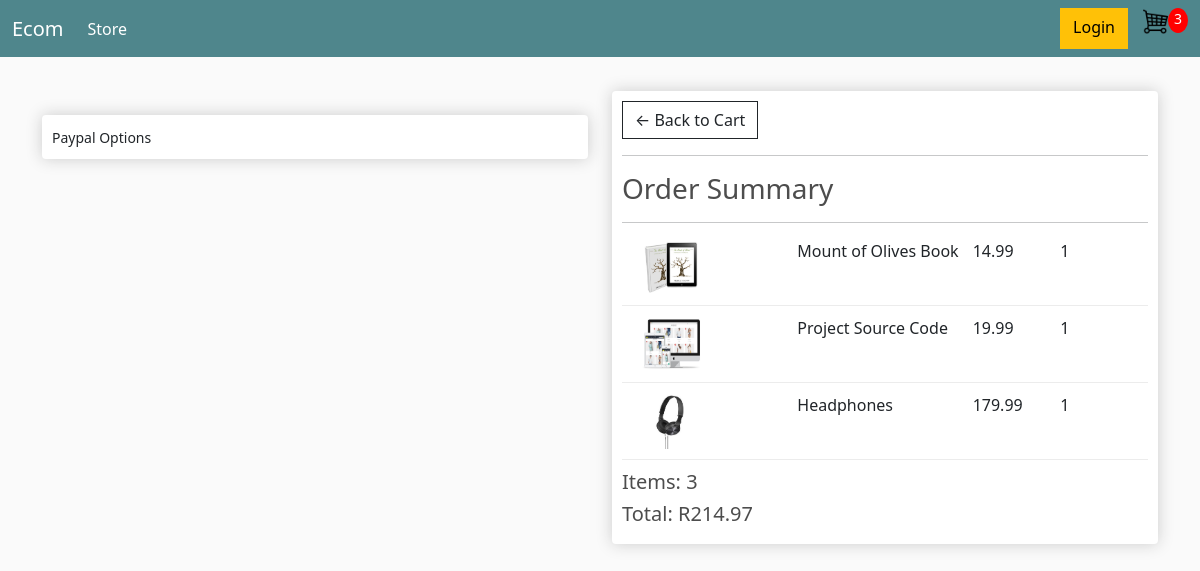
/checkout/ (signed in), run on an earlier commit of the app's database.
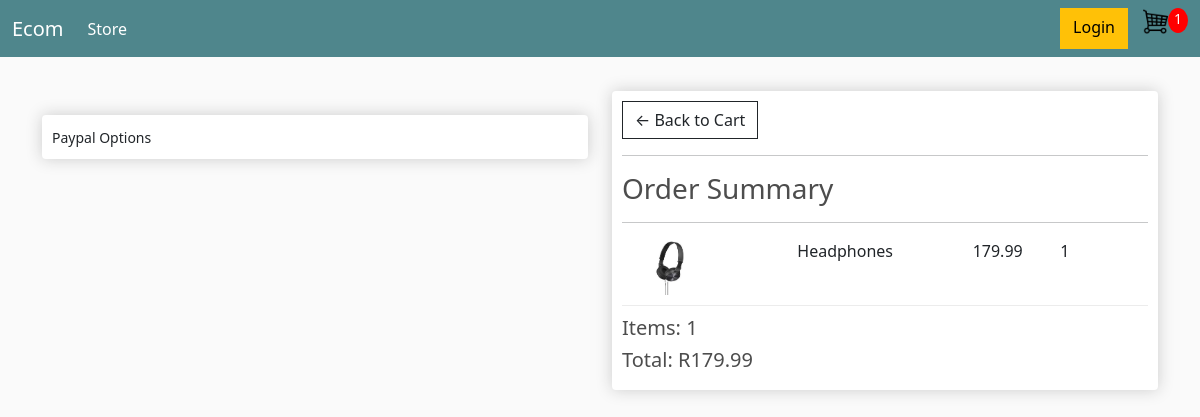
And on a later commit of the database.
### store/models.py (models this page shows, shortened)
class OrderItem(models.Model):
  product = models.ForeignKey(Product, on_delete=models.SET_NULL, blank=True, null=True)
  order = models.ForeignKey(Order, on_delete=models.SET_NULL, blank=True, null=True)
  quantity = models.IntegerField(default=0, null=True, blank=True)
  date_added = models.DateTimeField(auto_now_add=True)
  @property
  def get_total(self):
    total = self.product.price * self.quantity
    return total

class Product(models.Model):
  name = models.CharField(max_length=255, null=True)
  price = models.DecimalField(max_digits=10, decimal_places=2)
  digital = models.BooleanField(default=False, null=True, blank=True)
  image = models.ImageField(null=True, blank=True)
  @property
  def imageUrl(self):
    imageUrl = self.image.url
    try:
      url = imageUrl
    except:
      url = ''
    return url

class Order(models.Model):
  customer = models.ForeignKey(Customer, on_delete=models.SET_NULL, null=True, blank=True)
  date_ordered = models.DateTimeField(auto_now_add=True)
  complete = models.BooleanField(default=False, null=True, blank=False)
  transaction_id = models.CharField(max_length=100, null=True)
  @property
  def shipping(self):
    shipping = False
    orderitems = self.orderitem_set.all()
    for i in orderitems:
      if i.product.digital == False:
        shipping == True
    return shipping
  @property
  def get_cart_total(self):
    orderitems: OrderItem = self.orderitem_set.all()
    total = sum([item.get_total for item in orderitems])
    return total
  @property
  def get_cart_items(self):
    orderitems = self.orderitem_set.all()
    total = sum([item.quantity for item in orderitems])
    return total

### store/views.py (the view)
# urls.py: path('checkout/', views.checkout, name='checkout'),
def checkout(request):
  data = cartData(request)
  items = data['items']
  order = data['order']
  cartItems = data['cartItems']
  context ={'items': items, 'order': order, 'cartItems': cartItems}
  return render(request, 'store/checkout.html', context)

### store/utils.py (called while the page is built)
def cartData(request):
  if request.user.is_authenticated:
    customer = request.user.customer
    order, created = Order.objects.get_or_create(customer=customer, complete=False)
    items = order.orderitem_set.all()
    cartItems = order.get_cart_items
  else:
    cookieData = cookieCart(request)
    cartItems = cookieData['cartItems']
    order = cookieData['order']
    items = cookieData['items']
  return {'cartItems': cartItems, 'order': order, 'items': items}

### store/templates/store/checkout.html (shortened to what this page needs)
{% extends 'store/main.html' %}
{% load static %}
{% block content %}
<div class="row">
  <div class="col-lg-6">
    <br>
    <div class="box-element hidden" id="payment-info">
      <small>Paypal Options</small>
    </div>
  </div>
  <div class="col-lg-6">
    <div class="box-element">
      <a class="btn btn-outline-dark" href="{% url 'cart' %}">&#x2190; Back to Cart</a>
      <hr>
      <h3>Order Summary</h3>
      <hr>
      {% for item in items %}
      <div class="cart-row">
        <div style="flex:2"><img src="{{item.product.imageUrl}}" alt="" class="row-image"></div>
        <div style="flex:2">
          <p>{{item.product.name}}</p>
        </div>
        <div style="flex:1">
          <p>{{item.product.price}}</p>
        </div>
        <div style="flex:1">
          <p>{{item.quantity}}</p>
        </div>
      </div>
      {% endfor %}
      <h5>Items: {{order.get_cart_items}}</h5>
      <h5>Total: R{{order.get_cart_total}}</h5>
    </div>
  </div>
</div>
{% endblock content %}

What changed in the data, as far as the page shows it:
no longer on this page (row unchanged): OrderItem: product.imageUrl (picture), product.name "Mount of Olives Book", product.price "14.99", quantity "1"
no longer on this page (row unchanged): OrderItem: product.imageUrl (picture), product.name "Project Source Code", product.price "19.99", quantity "1"
no longer on this page (row edited): Order: get_cart_items "3", get_cart_total "214.97"
added Order: get_cart_items "1", get_cart_total "179.99"
Also different on the page:
{{ cartItems }}: "3" → "1"
